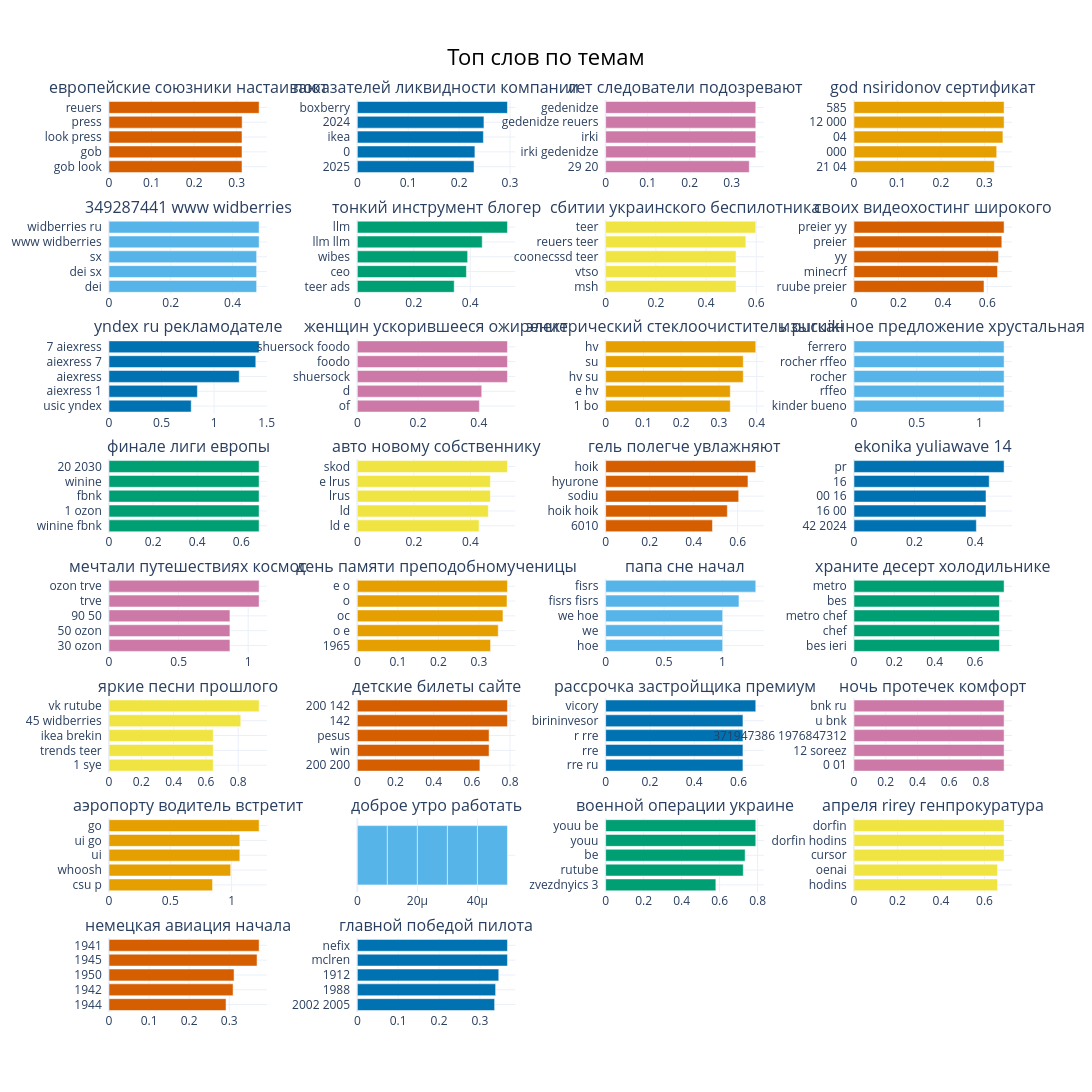

The notebook cell saved with this chart:
### Code cell
topic_model.visualize_barchart(top_n_topics=30, n_words=5, title='Топ слов по темам', width=400, height=250, custom_labels=True)

### Figure 1 — Plotly figure (JSON) as saved in the notebook; plotly's stock layout.template omitted (floating-point values rounded to 4 significant figures)
{"data": [{"marker": {"color": "#D55E00"}, "orientation": "h", "type": "bar", "x": [0.3125, 0.3125, 0.3125, 0.3128, 0.3528], "xaxis": "x", "y": ["gob look  ", "gob  ", "look press  ", "press  ", "reuers  "], "yaxis": "y"}, {"marker": {"color": "#0072B2"}, "orientation": "h", "type": "bar", "x": [0.2293, 0.231, 0.2477, 0.2488, 0.295], "xaxis": "x2", "y": ["2025  ", "0  ", "ikea  ", "2024  ", "boxberry  "], "yaxis": "y2"}, {"marker": {"color": "#CC79A7"}, "orientation": "h", "type": "bar", "x": [0.3418, 0.3573, 0.3573, 0.3573, 0.3573], "xaxis": "x3", "y": ["29 20  ", "irki gedenidze  ", "irki  ", "gedenidze reuers  ", "gedenidze  "], "yaxis": "y3"}, {"marker": {"color": "#E69F00"}, "orientation": "h", "type": "bar", "x": [0.3228, 0.3282, 0.3425, 0.3452, 0.3452], "xaxis": "x4", "y": ["21 04  ", "000  ", "04  ", "12 000  ", "585  "], "yaxis": "y4"}, {"marker": {"color": "#56B4E9"}, "orientation": "h", "type": "bar", "x": [0.478, 0.478, 0.478, 0.4861, 0.4861], "xaxis": "x5", "y": ["dei  ", "dei sx  ", "sx  ", "www widberries  ", "widberries ru  "], "yaxis": "y5"}, {"marker": {"color": "#009E73"}, "orientation": "h", "type": "bar", "x": [0.3431, 0.3864, 0.3907, 0.4423, 0.5317], "xaxis": "x6", "y": ["teer ads  ", "ceo  ", "wibes  ", "llm llm  ", "llm  "], "yaxis": "y6"}, {"marker": {"color": "#F0E442"}, "orientation": "h", "type": "bar", "x": [0.5195, 0.5195, 0.5195, 0.5584, 0.5981], "xaxis": "x7", "y": ["msh  ", "vtso  ", "coonecssd teer  ", "reuers teer  ", "teer  "], "yaxis": "y7"}, {"marker": {"color": "#D55E00"}, "orientation": "h", "type": "bar", "x": [0.5852, 0.646, 0.6507, 0.6655, 0.6757], "xaxis": "x8", "y": ["ruube preier  ", "minecrf  ", "yy  ", "preier  ", "preier yy  "], "yaxis": "y8"}, {"marker": {"color": "#0072B2"}, "orientation": "h", "type": "bar", "x": [0.7824, 0.841, 1.24, 1.397, 1.429], "xaxis": "x9", "y": ["usic yndex  ", "aiexress 1  ", "aiexress  ", "aiexress 7  ", "7 aiexress  "], "yaxis": "y9"}, {"marker": {"color": "#CC79A7"}, "orientation": "h", "type": "bar", "x": [0.4018, 0.4096, 0.4943, 0.4943, 0.4943], "xaxis": "x10", "y": ["of  ", "d  ", "shuersock  ", "foodo  ", "shuersock foodo  "], "yaxis": "y10"}, {"marker": {"color": "#E69F00"}, "orientation": "h", "type": "bar", "x": [0.33, 0.33, 0.3644, 0.3644, 0.3975], "xaxis": "x11", "y": ["1 bo  ", "e hv  ", "hv su  ", "su  ", "hv  "], "yaxis": "y11"}, {"marker": {"color": "#56B4E9"}, "orientation": "h", "type": "bar", "x": [1.196, 1.196, 1.196, 1.196, 1.196], "xaxis": "x12", "y": ["kinder bueno  ", "rffeo  ", "rocher  ", "rocher rffeo  ", "ferrero  "], "yaxis": "y12"}, {"marker": {"color": "#009E73"}, "orientation": "h", "type": "bar", "x": [0.6807, 0.6807, 0.6807, 0.6807, 0.6807], "xaxis": "x13", "y": ["winine fbnk  ", "1 ozon  ", "fbnk  ", "winine  ", "20 2030  "], "yaxis": "y13"}, {"marker": {"color": "#F0E442"}, "orientation": "h", "type": "bar", "x": [0.4303, 0.4633, 0.4705, 0.4705, 0.5309], "xaxis": "x14", "y": ["ld e  ", "ld  ", "lrus  ", "e lrus  ", "skod  "], "yaxis": "y14"}, {"marker": {"color": "#D55E00"}, "orientation": "h", "type": "bar", "x": [0.4855, 0.5532, 0.6049, 0.6469, 0.6825], "xaxis": "x15", "y": ["6010  ", "hoik hoik  ", "sodiu  ", "hyurone  ", "hoik  "], "yaxis": "y15"}, {"marker": {"color": "#0072B2"}, "orientation": "h", "type": "bar", "x": [0.4043, 0.4362, 0.4362, 0.4469, 0.496], "xaxis": "x16", "y": ["42 2024  ", "16 00  ", "00 16  ", "16  ", "pr  "], "yaxis": "y16"}, {"marker": {"color": "#CC79A7"}, "orientation": "h", "type": "bar", "x": [0.8689, 0.8689, 0.8689, 1.079, 1.079], "xaxis": "x17", "y": ["30 ozon  ", "50 ozon  ", "90 50  ", "trve  ", "ozon trve  "], "yaxis": "y17"}, {"marker": {"color": "#E69F00"}, "orientation": "h", "type": "bar", "x": [0.3289, 0.3478, 0.3595, 0.3695, 0.3706], "xaxis": "x18", "y": ["1965  ", "o e  ", "oc  ", "o  ", "e o  "], "yaxis": "y18"}, {"marker": {"color": "#56B4E9"}, "orientation": "h", "type": "bar", "x": [1.001, 1.001, 1.001, 1.141, 1.285], "xaxis": "x19", "y": ["hoe  ", "we  ", "we hoe  ", "fisrs fisrs  ", "fisrs  "], "yaxis": "y19"}, {"marker": {"color": "#009E73"}, "orientation": "h", "type": "bar", "x": [0.7217, 0.7217, 0.7217, 0.7217, 0.7449], "xaxis": "x20", "y": ["bes ieri  ", "chef  ", "metro chef  ", "bes  ", "metro  "], "yaxis": "y20"}, {"marker": {"color": "#F0E442"}, "orientation": "h", "type": "bar", "x": [0.6455, 0.6455, 0.6455, 0.8156, 0.9293], "xaxis": "x21", "y": ["1 sye  ", "trends teer  ", "ikea brekin  ", "45 widberries  ", "vk rutube  "], "yaxis": "y21"}, {"marker": {"color": "#D55E00"}, "orientation": "h", "type": "bar", "x": [0.6422, 0.6903, 0.6903, 0.7865, 0.7865], "xaxis": "x22", "y": ["200 200  ", "win  ", "pesus  ", "142  ", "200 142  "], "yaxis": "y22"}, {"marker": {"color": "#0072B2"}, "orientation": "h", "type": "bar", "x": [0.6199, 0.6199, 0.6199, 0.6199, 0.6778], "xaxis": "x23", "y": ["rre ru  ", "rre  ", "r rre  ", "birininvesor  ", "vicory  "], "yaxis": "y23"}, {"marker": {"color": "#CC79A7"}, "orientation": "h", "type": "bar", "x": [0.9463, 0.9463, 0.9463, 0.9463, 0.9463], "xaxis": "x24", "y": ["0 01  ", "12 soreez  ", "371947386 1976847312  ", "u bnk  ", "bnk ru  "], "yaxis": "y24"}, {"marker": {"color": "#E69F00"}, "orientation": "h", "type": "bar", "x": [0.8446, 0.9928, 1.067, 1.067, 1.225], "xaxis": "x25", "y": ["csu p  ", "whoosh  ", "ui  ", "ui go  ", "go  "], "yaxis": "y25"}, {"marker": {"color": "#56B4E9"}, "orientation": "h", "type": "bar", "x": [1e-05, 1e-05, 1e-05, 1e-05, 1e-05], "xaxis": "x26", "y": ["  ", "  ", "  ", "  ", "  "], "yaxis": "y26"}, {"marker": {"color": "#009E73"}, "orientation": "h", "type": "bar", "x": [0.5803, 0.7246, 0.7343, 0.7905, 0.7905], "xaxis": "x27", "y": ["zvezdnyics 3  ", "rutube  ", "be  ", "youu  ", "youu be  "], "yaxis": "y27"}, {"marker": {"color": "#F0E442"}, "orientation": "h", "type": "bar", "x": [0.6601, 0.6601, 0.6901, 0.6901, 0.6901], "xaxis": "x28", "y": ["hodins  ", "oenai  ", "cursor  ", "dorfin hodins  ", "dorfin  "], "yaxis": "y28"}, {"marker": {"color": "#D55E00"}, "orientation": "h", "type": "bar", "x": [0.2919, 0.3095, 0.312, 0.3693, 0.3745], "xaxis": "x29", "y": ["1944  ", "1942  ", "1950  ", "1945  ", "1941  "], "yaxis": "y29"}, {"marker": {"color": "#0072B2"}, "orientation": "h", "type": "bar", "x": [0.3359, 0.3383, 0.346, 0.3673, 0.3673], "xaxis": "x30", "y": ["2002 2005  ", "1988  ", "1912  ", "mclren  ", "nefix  "], "yaxis": "y30"}], "layout": {"annotations": [{"font": {"size": 16}, "showarrow": false, "text": "европейские союзники настаивают", "x": 0.0875, "xanchor": "center", "xref": "paper", "y": 1, "yanchor": "bottom", "yref": "paper"}, {"font": {"size": 16}, "showarrow": false, "text": "показателей ликвидности компании", "x": 0.3625, "xanchor": "center", "xref": "paper", "y": 1, "yanchor": "bottom", "yref": "paper"}, {"font": {"size": 16}, "showarrow": false, "text": "лет следователи подозревают", "x": 0.6375, "xanchor": "center", "xref": "paper", "y": 1, "yanchor": "bottom", "yref": "paper"}, {"font": {"size": 16}, "showarrow": false, "text": "god nsiridonov сертификат", "x": 0.9125, "xanchor": "center", "xref": "paper", "y": 1, "yanchor": "bottom", "yref": "paper"}, {"font": {"size": 16}, "showarrow": false, "text": "349287441 www widberries", "x": 0.0875, "xanchor": "center", "xref": "paper", "y": 0.8687, "yanchor": "bottom", "yref": "paper"}, {"font": {"size": 16}, "showarrow": false, "text": "тонкий инструмент блогер", "x": 0.3625, "xanchor": "center", "xref": "paper", "y": 0.8687, "yanchor": "bottom", "yref": "paper"}, {"font": {"size": 16}, "showarrow": false, "text": "сбитии украинского беспилотника", "x": 0.6375, "xanchor": "center", "xref": "paper", "y": 0.8687, "yanchor": "bottom", "yref": "paper"}, {"font": {"size": 16}, "showarrow": false, "text": "своих видеохостинг широкого", "x": 0.9125, "xanchor": "center", "xref": "paper", "y": 0.8687, "yanchor": "bottom", "yref": "paper"}, {"font": {"size": 16}, "showarrow": false, "text": "yndex ru рекламодателе", "x": 0.0875, "xanchor": "center", "xref": "paper", "y": 0.7375, "yanchor": "bottom", "yref": "paper"}, {"font": {"size": 16}, "showarrow": false, "text": "женщин ускорившееся ожирение", "x": 0.3625, "xanchor": "center", "xref": "paper", "y": 0.7375, "yanchor": "bottom", "yref": "paper"}, {"font": {"size": 16}, "showarrow": false, "text": "электрический стеклоочиститель puruiki", "x": 0.6375, "xanchor": "center", "xref": "paper", "y": 0.7375, "yanchor": "bottom", "yref": "paper"}, {"font": {"size": 16}, "showarrow": false, "text": "изысканное предложение хрустальная", "x": 0.9125, "xanchor": "center", "xref": "paper", "y": 0.7375, "yanchor": "bottom", "yref": "paper"}, {"font": {"size": 16}, "showarrow": false, "text": "финале лиги европы", "x": 0.0875, "xanchor": "center", "xref": "paper", "y": 0.6062, "yanchor": "bottom", "yref": "paper"}, {"font": {"size": 16}, "showarrow": false, "text": "авто новому собственнику", "x": 0.3625, "xanchor": "center", "xref": "paper", "y": 0.6062, "yanchor": "bottom", "yref": "paper"}, {"font": {"size": 16}, "showarrow": false, "text": "гель полегче увлажняют", "x": 0.6375, "xanchor": "center", "xref": "paper", "y": 0.6062, "yanchor": "bottom", "yref": "paper"}, {"font": {"size": 16}, "showarrow": false, "text": "ekonika yuliawave 14", "x": 0.9125, "xanchor": "center", "xref": "paper", "y": 0.6062, "yanchor": "bottom", "yref": "paper"}, {"font": {"size": 16}, "showarrow": false, "text": "мечтали путешествиях космос", "x": 0.0875, "xanchor": "center", "xref": "paper", "y": 0.475, "yanchor": "bottom", "yref": "paper"}, {"font": {"size": 16}, "showarrow": false, "text": "день памяти преподобномученицы", "x": 0.3625, "xanchor": "center", "xref": "paper", "y": 0.475, "yanchor": "bottom", "yref": "paper"}, {"font": {"size": 16}, "showarrow": false, "text": "папа сне начал", "x": 0.6375, "xanchor": "center", "xref": "paper", "y": 0.475, "yanchor": "bottom", "yref": "paper"}, {"font": {"size": 16}, "showarrow": false, "text": "храните десерт холодильнике", "x": 0.9125, "xanchor": "center", "xref": "paper", "y": 0.475, "yanchor": "bottom", "yref": "paper"}, {"font": {"size": 16}, "showarrow": false, "text": "яркие песни прошлого", "x": 0.0875, "xanchor": "center", "xref": "paper", "y": 0.3437, "yanchor": "bottom", "yref": "paper"}, {"font": {"size": 16}, "showarrow": false, "text": "детские билеты сайте", "x": 0.3625, "xanchor": "center", "xref": "paper", "y": 0.3437, "yanchor": "bottom", "yref": "paper"}, {"font": {"size": 16}, "showarrow": false, "text": "рассрочка застройщика премиум", "x": 0.6375, "xanchor": "center", "xref": "paper", "y": 0.3437, "yanchor": "bottom", "yref": "paper"}, {"font": {"size": 16}, "showarrow": false, "text": "ночь протечек комфорт", "x": 0.9125, "xanchor": "center", "xref": "paper", "y": 0.3437, "yanchor": "bottom", "yref": "paper"}, {"font": {"size": 16}, "showarrow": false, "text": "аэропорту водитель встретит", "x": 0.0875, "xanchor": "center", "xref": "paper", "y": 0.2125, "yanchor": "bottom", "yref": "paper"}, {"font": {"size": 16}, "showarrow": false, "text": "доброе утро работать", "x": 0.3625, "xanchor": "center", "xref": "paper", "y": 0.2125, "yanchor": "bottom", "yref": "paper"}, {"font": {"size": 16}, "showarrow": false, "text": "военной операции украине", "x": 0.6375, "xanchor": "center", "xref": "paper", "y": 0.2125, "yanchor": "bottom", "yref": "paper"}, {"font": {"size": 16}, "showarrow": false, "text": "апреля rirey генпрокуратура", "x": 0.9125, "xanchor": "center", "xref": "paper", "y": 0.2125, "yanchor": "bottom", "yref": "paper"}, {"font": {"size": 16}, "showarrow": false, "text": "немецкая авиация начала", "x": 0.0875, "xanchor": "center", "xref": "paper", "y": 0.08125, "yanchor": "bottom", "yref": "paper"}, {"font": {"size": 16}, "showarrow": false, "text": "главной победой пилота", "x": 0.3625, "xanchor": "center", "xref": "paper", "y": 0.08125, "yanchor": "bottom", "yref": "paper"}], "height": 2000, "hoverlabel": {"bgcolor": "white", "font": {"family": "Rockwell", "size": 16}}, "showlegend": false, "title": {"font": {"color": "Black", "size": 22}, "text": "Топ слов по темам", "x": 0.5, "xanchor": "center", "yanchor": "top"}, "width": 1600, "xaxis": {"anchor": "y", "domain": [0, 0.175], "showgrid": true}, "xaxis10": {"anchor": "y10", "domain": [0.275, 0.45], "showgrid": true}, "xaxis11": {"anchor": "y11", "domain": [0.55, 0.725], "showgrid": true}, "xaxis12": {"anchor": "y12", "domain": [0.825, 1], "showgrid": true}, "xaxis13": {"anchor": "y13", "domain": [0, 0.175], "showgrid": true}, "xaxis14": {"anchor": "y14", "domain": [0.275, 0.45], "showgrid": true}, "xaxis15": {"anchor": "y15", "domain": [0.55, 0.725], "showgrid": true}, "xaxis16": {"anchor": "y16", "domain": [0.825, 1], "showgrid": true}, "xaxis17": {"anchor": "y17", "domain": [0, 0.175], "showgrid": true}, "xaxis18": {"anchor": "y18", "domain": [0.275, 0.45], "showgrid": true}, "xaxis19": {"anchor": "y19", "domain": [0.55, 0.725], "showgrid": true}, "xaxis2": {"anchor": "y2", "domain": [0.275, 0.45], "showgrid": true}, "xaxis20": {"anchor": "y20", "domain": [0.825, 1], "showgrid": true}, "xaxis21": {"anchor": "y21", "domain": [0, 0.175], "showgrid": true}, "xaxis22": {"anchor": "y22", "domain": [0.275, 0.45], "showgrid": true}, "xaxis23": {"anchor": "y23", "domain": [0.55, 0.725], "showgrid": true}, "xaxis24": {"anchor": "y24", "domain": [0.825, 1], "showgrid": true}, "xaxis25": {"anchor": "y25", "domain": [0, 0.175], "showgrid": true}, "xaxis26": {"anchor": "y26", "domain": [0.275, 0.45], "showgrid": true}, "xaxis27": {"anchor": "y27", "domain": [0.55, 0.725], "showgrid": true}, "xaxis28": {"anchor": "y28", "domain": [0.825, 1], "showgrid": true}, "xaxis29": {"anchor": "y29", "domain": [0, 0.175], "showgrid": true}, "xaxis3": {"anchor": "y3", "domain": [0.55, 0.725], "showgrid": true}, "xaxis30": {"anchor": "y30", "domain": [0.275, 0.45], "showgrid": true}, "xaxis31": {"anchor": "y31", "domain": [0.55, 0.725], "showgrid": true}, "xaxis32": {"anchor": "y32", "domain": [0.825, 1], "showgrid": true}, "xaxis4": {"anchor": "y4", "domain": [0.825, 1], "showgrid": true}, "xaxis5": {"anchor": "y5", "domain": [0, 0.175], "showgrid": true}, "xaxis6": {"anchor": "y6", "domain": [0.275, 0.45], "showgrid": true}, "xaxis7": {"anchor": "y7", "domain": [0.55, 0.725], "showgrid": true}, "xaxis8": {"anchor": "y8", "domain": [0.825, 1], "showgrid": true}, "xaxis9": {"anchor": "y9", "domain": [0, 0.175], "showgrid": true}, "yaxis": {"anchor": "x", "domain": [0.9187, 1], "showgrid": true}, "yaxis10": {"anchor": "x10", "domain": [0.6562, 0.7375], "showgrid": true}, "yaxis11": {"anchor": "x11", "domain": [0.6562, 0.7375], "showgrid": true}, "yaxis12": {"anchor": "x12", "domain": [0.6562, 0.7375], "showgrid": true}, "yaxis13": {"anchor": "x13", "domain": [0.525, 0.6062], "showgrid": true}, "yaxis14": {"anchor": "x14", "domain": [0.525, 0.6062], "showgrid": true}, "yaxis15": {"anchor": "x15", "domain": [0.525, 0.6062], "showgrid": true}, "yaxis16": {"anchor": "x16", "domain": [0.525, 0.6062], "showgrid": true}, "yaxis17": {"anchor": "x17", "domain": [0.3937, 0.475], "showgrid": true}, "yaxis18": {"anchor": "x18", "domain": [0.3937, 0.475], "showgrid": true}, "yaxis19": {"anchor": "x19", "domain": [0.3937, 0.475], "showgrid": true}, "yaxis2": {"anchor": "x2", "domain": [0.9187, 1], "showgrid": true}, "yaxis20": {"anchor": "x20", "domain": [0.3937, 0.475], "showgrid": true}, "yaxis21": {"anchor": "x21", "domain": [0.2625, 0.3437], "showgrid": true}, "yaxis22": {"anchor": "x22", "domain": [0.2625, 0.3437], "showgrid": true}, "yaxis23": {"anchor": "x23", "domain": [0.2625, 0.3437], "showgrid": true}, "yaxis24": {"anchor": "x24", "domain": [0.2625, 0.3437], "showgrid": true}, "yaxis25": {"anchor": "x25", "domain": [0.1312, 0.2125], "showgrid": true}, "yaxis26": {"anchor": "x26", "domain": [0.1312, 0.2125], "showgrid": true}, "yaxis27": {"anchor": "x27", "domain": [0.1312, 0.2125], "showgrid": true}, "yaxis28": {"anchor": "x28", "domain": [0.1312, 0.2125], "showgrid": true}, "yaxis29": {"anchor": "x29", "domain": [0, 0.08125], "showgrid": true}, "yaxis3": {"anchor": "x3", "domain": [0.9187, 1], "showgrid": true}, "yaxis30": {"anchor": "x30", "domain": [0, 0.08125], "showgrid": true}, "yaxis31": {"anchor": "x31", "domain": [0, 0.08125], "showgrid": true}, "yaxis32": {"anchor": "x32", "domain": [0, 0.08125], "showgrid": true}, "yaxis4": {"anchor": "x4", "domain": [0.9187, 1], "showgrid": true}, "yaxis5": {"anchor": "x5", "domain": [0.7875, 0.8687], "showgrid": true}, "yaxis6": {"anchor": "x6", "domain": [0.7875, 0.8687], "showgrid": true}, "yaxis7": {"anchor": "x7", "domain": [0.7875, 0.8687], "showgrid": true}, "yaxis8": {"anchor": "x8", "domain": [0.7875, 0.8687], "showgrid": true}, "yaxis9": {"anchor": "x9", "domain": [0.6562, 0.7375], "showgrid": true}}}
